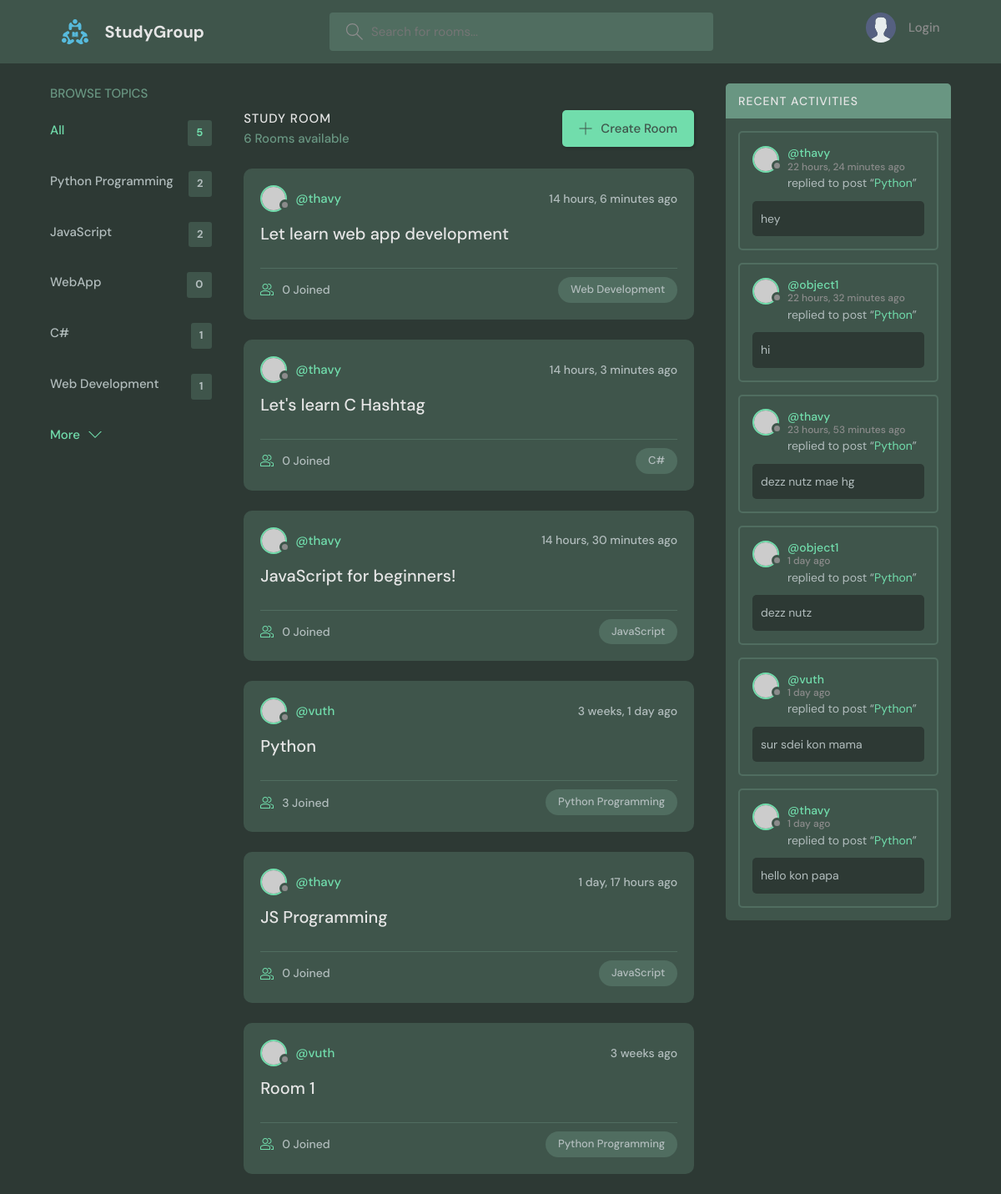
The app's page /, older data.
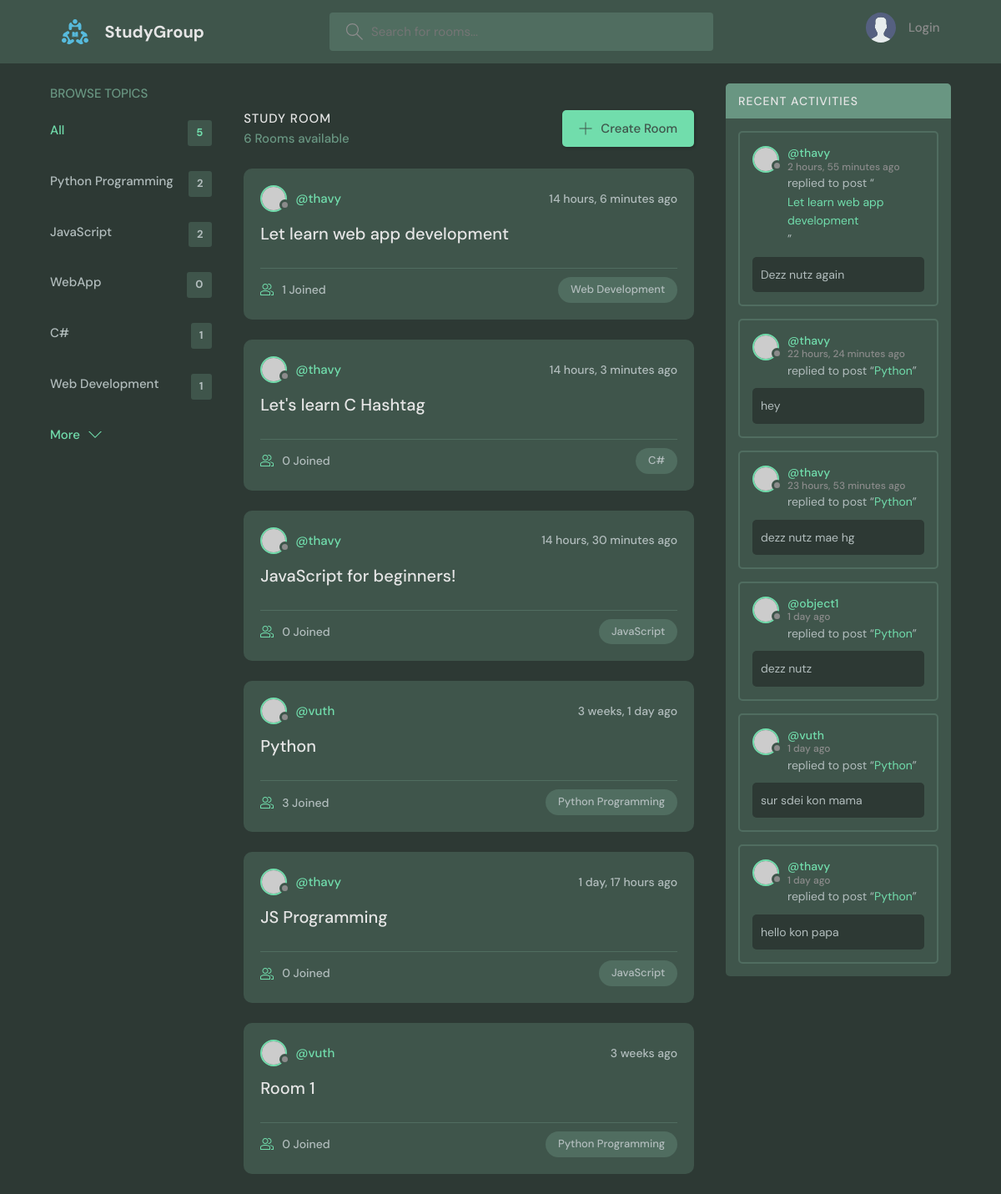
The same page, newer data.
### base/models.py (models this page shows, shortened)
class Topic(models.Model):
    name = models.CharField(max_length=200)

class Room(models.Model):
    host = models.ForeignKey(User, on_delete=models.SET_NULL, null=True)
    topic = models.ForeignKey(Topic, on_delete=models.SET_NULL, null=True)
    name = models.CharField(max_length=200)
    description = models.TextField(null=True, blank=True)
    participants = models.ManyToManyField(User, related_name='participants', blank=True)
    updated = models.DateTimeField(auto_now=True)
    created = models.DateTimeField(auto_now_add=True)
    def __str__(self):
        return self.name
    class Meta:
        ordering = ['-updated', '-created']

class Message(models.Model):
    user = models.ForeignKey(User, on_delete=models.SET_NULL, null=True)
    room = models.ForeignKey(Room, on_delete=models.CASCADE)
    body = models.TextField()
    updated = models.DateTimeField(auto_now=True)
    created = models.DateTimeField(auto_now_add=True)
    class Meta:
        ordering = ['-updated', '-created']

### base/views.py (the view)
# urls.py: path('', views.home, name="home"),
def home(request):
    q = request.GET.get('q') if request.GET.get('q') != None else ''
    rooms = Room.objects.filter(
        Q(topic__name__icontains=q) |
        Q(name__icontains=q) |
        Q(description__icontains=q)
    )
    topics = Topic.objects.all()
    room_count = rooms.count()
    room_messages = Message.objects.filter(Q(room__topic__name__icontains=q))
    context = {'rooms': rooms, 'topics': topics, 'room_count': room_count, 'room_messages': room_messages}
    return render(request, 'base/home.html', context)

### base/templates/base/home.html (shortened to what this page needs)
{% extends 'main.html' %}
{% block content %}
<main class="layout layout--3">
  <div class="container">
    {% include 'base/topic_component.html' %}
    <div class="roomList">
      <div class="roomList__header">
        <div>
          <h2>Study Room</h2>
          <p>{{room_count}} Rooms available</p>
        </div>
        <a class="btn btn--main" href="{% url 'create-room' %}">
          <svg
            version="1.1"
            xmlns="http://www.w3.org/2000/svg"
            width="32"
            height="32"
            viewBox="0 0 32 32"
          >
            <title>add</title>
            <path
              d="M16.943 0.943h-1.885v14.115h-14.115v1.885h14.115v14.115h1.885v-14.115h14.115v-1.885h-14.115v-14.115z"
            ></path>
          </svg>
          Create Room
        </a>
      </div>
      {% include 'base/feed_component.html' %}
    </div>
    {% include 'base/activity_component.html' %}
  </div>
</main>
{% endblock content %}

### base/templates/base/topic_component.html
<div class="topics">
  <div class="topics__header">
    <h2>Browse Topics</h2>
  </div>
  <ul class="topics__list">
    <li>
      <a href="{% url 'home' %}" class="active">All <span>{{topics.count}}</span></a>
    </li>
    {% for topic in topics %}
    <li>
      <a href="{% url 'home' %}?q={{topic.name}}">{{topic.name}} <span>{{topic.room_set.all.count}}</span></a>
    </li>
    {% endfor %}
  </ul>
  <a class="btn btn--link" href="topics.html">
    More
    <svg
      version="1.1"
      xmlns="http://www.w3.org/2000/svg"
      width="32"
      height="32"
      viewBox="0 0 32 32"
    >
      <title>chevron-down</title>
      <path d="M16 21l-13-13h-3l16 16 16-16h-3l-13 13z"></path>
    </svg>
  </a>
</div>

### base/templates/base/feed_component.html (shortened to what this page needs)
{% for room in rooms %}
<div class="roomListRoom">
    <div class="roomListRoom__header">
      <a href="{% url 'user-profile' room.host.id %}" class="roomListRoom__author">
        <div class="avatar avatar--small">
          <img src="https://randomuser.me/api/portraits/women/11.jpg" />
        </div>
        <span>@{{room.host.username}}</span>
      </a>
      <div class="roomListRoom__actions">
        <span>{{room.created|timesince}} ago</span>
      </div>
    </div>
    <div class="roomListRoom__content">
      <a href="{% url 'room' room.id %}">{{room.name}}</a>
    </div>
    <div class="roomListRoom__meta">
      <a href="{% url 'room' room.id %}" class="roomListRoom__joined">
        {{room.participants.all.count}} Joined
      </a>
      <p class="roomListRoom__topic">{{room.topic.name}}</p>
    </div>
</div>
{% endfor %}

### base/templates/base/activity_component.html (shortened to what this page needs)
<div class="activities">
    <div class="activities__header">
      <h2>Recent Activities</h2>
    </div>
    {% for msg in room_messages %}
    <div class="activities__box">
      <div class="activities__boxHeader roomListRoom__header">
        <a href="{% url 'user-profile' msg.user.id %}" class="roomListRoom__author">
          <div class="avatar avatar--small">
            <img src="https://randomuser.me/api/portraits/women/11.jpg" />
          </div>
          <p>
            @{{msg.user}}
            <span>{{msg.created|timesince}} ago</span>
          </p>
        </a>
      </div>
      <div class="activities__boxContent">
        <p>
          replied to post “<a href="{% url 'room' msg.room.id %}">{{msg.room}}</a
          >”
        </p>
        <div class="activities__boxRoomContent">
          {{msg.body}}
        </div>
      </div>
    </div>
    {% endfor %}
  </div>

Row changes from the older to the newer data that the page shows:
removed Message: user "object1", created "22 hours, 32 minutes", room "Python", body "hi"
computed for Room "Let learn web app development": participants.all.count "0" → "1"
added Message: user "thavy", created "2 hours, 55 minutes", room "Let learn web app development", body "Dezz nutz again"
